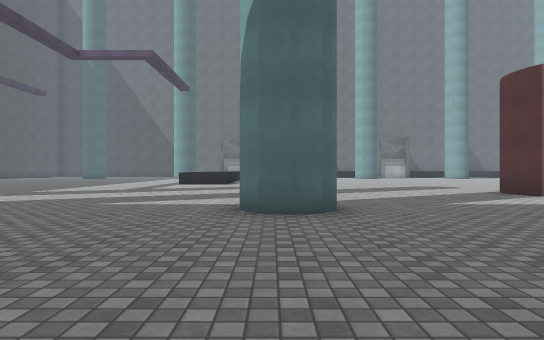
[1] (above)

22 first-person views from a walk through a Unity game level. The camera is 1.2 m above the floor, looks level and sees 75° across. The floor is counted in squares, 2 m on a side. Each view is taken from the middle of a square. On the plan, view 1 faces up. The plan holds only what a view shows up to about 10 squares ahead; the rest is blank. The place goes on beyond the plan. The player is left out. Some surface patterns are stand-ins.

[2]
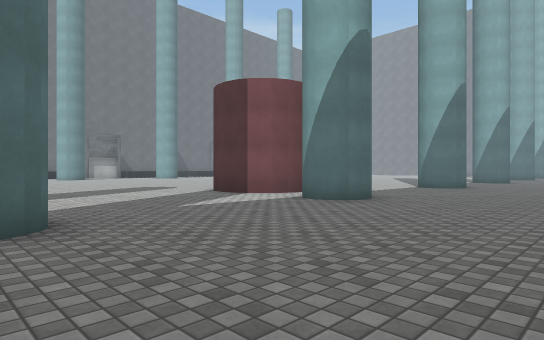

[3]
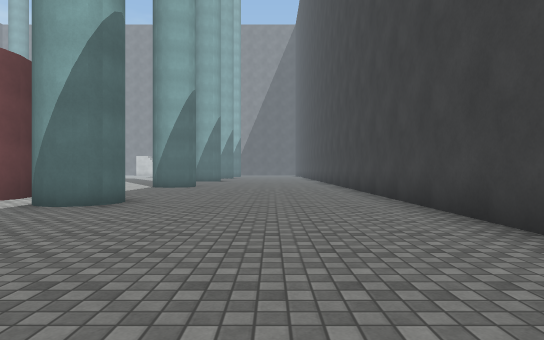

[4]
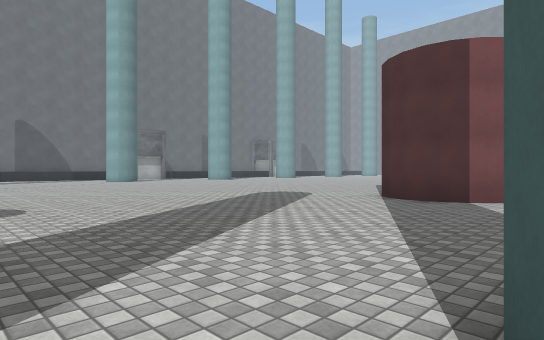

[5]
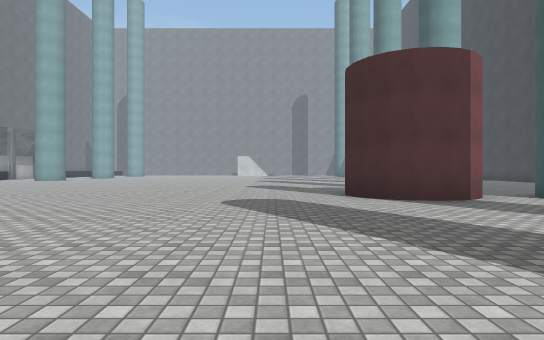

[6]
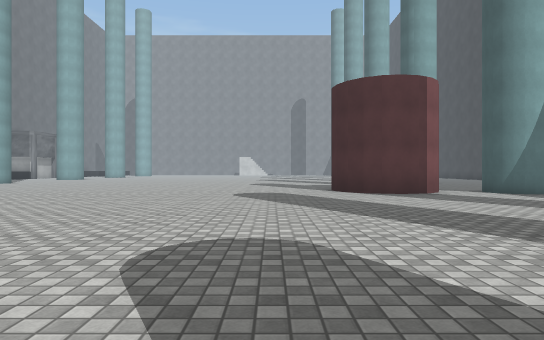

[7]
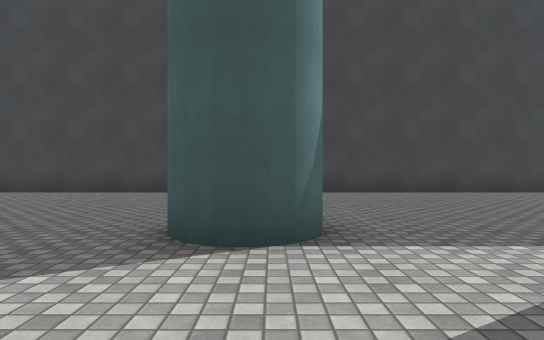

[8]
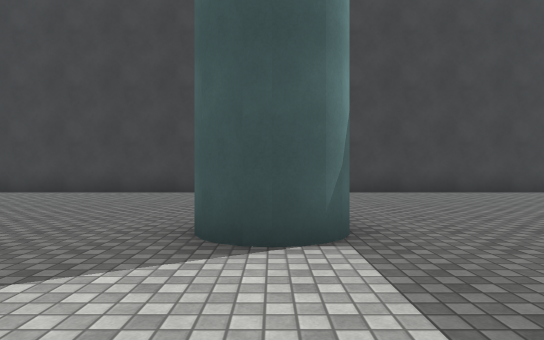

[9]
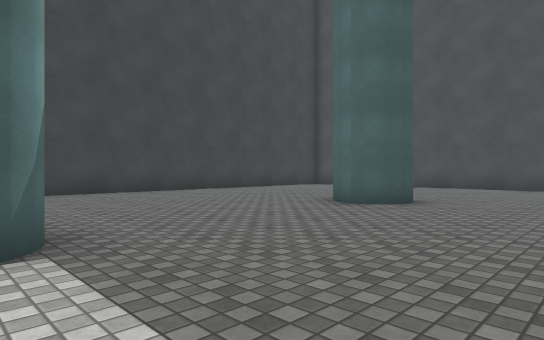

[10]
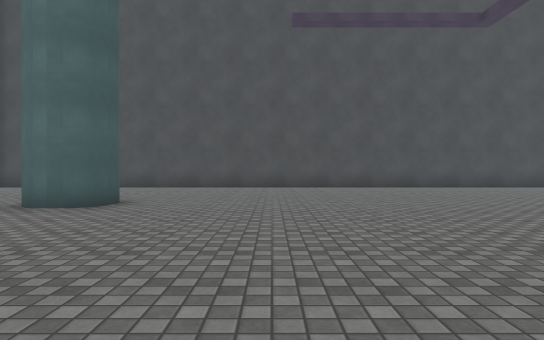

[11]
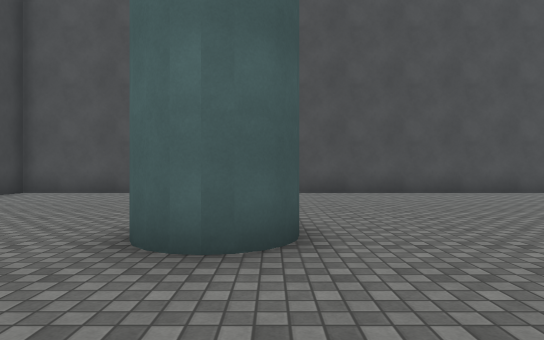

[12]
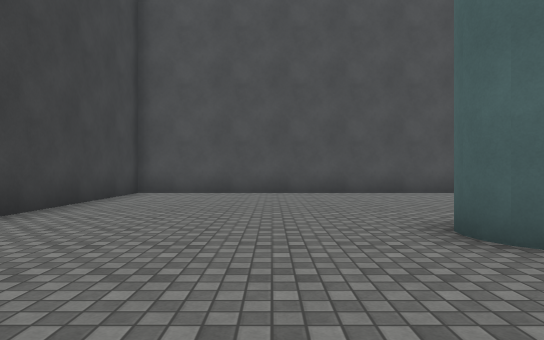

[13]
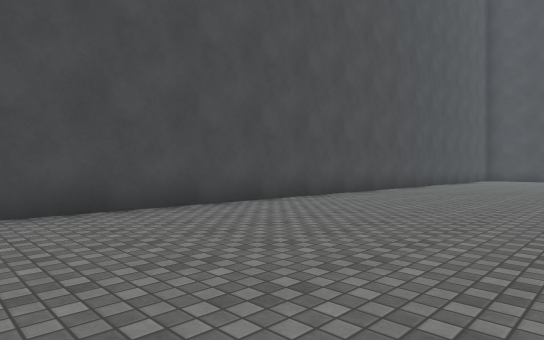

[14]
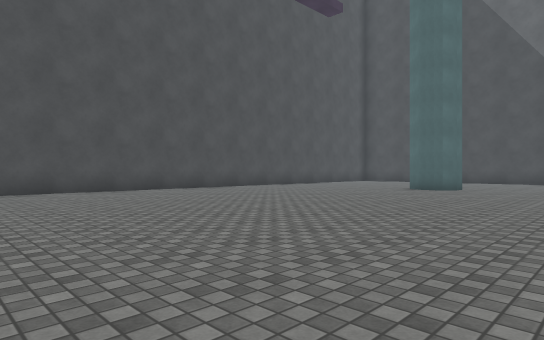

[15]
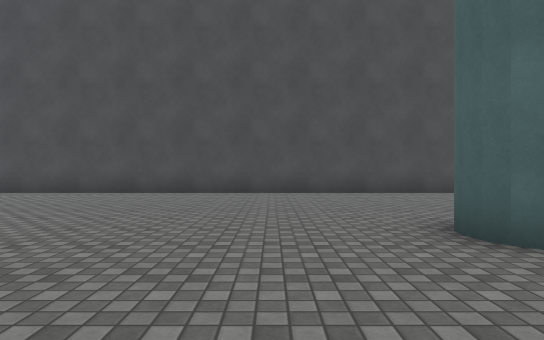

[16]
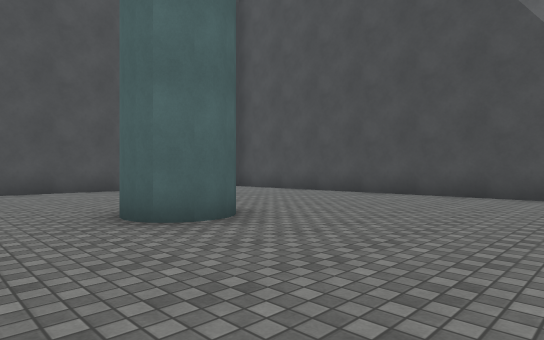

[17]
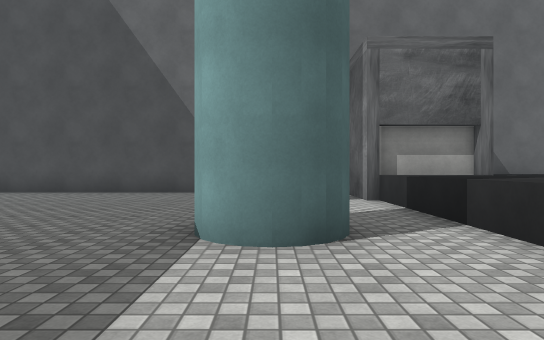

[18]
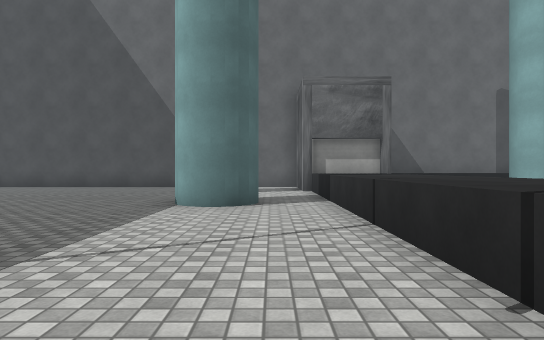

[19]
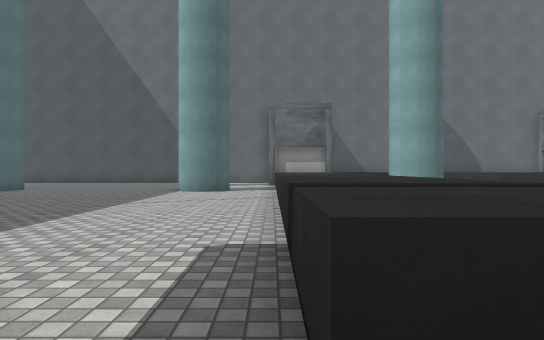

[20]
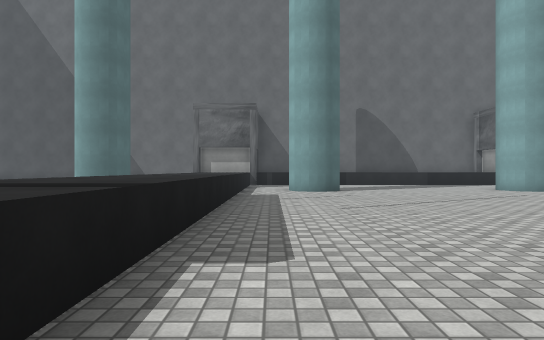

[21]
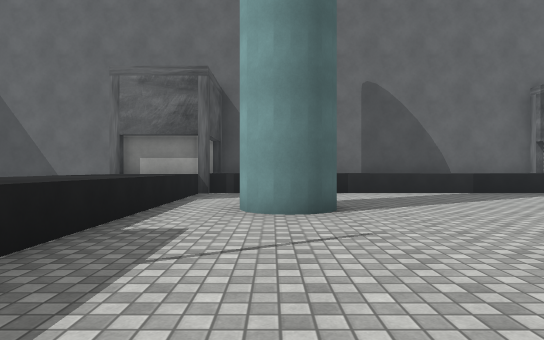

[22]
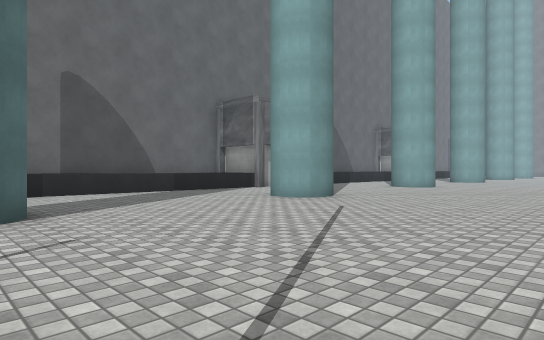

### Floor plan
Key: @ floor where view 1 was taken; # wall or solid block; . floor; ^ raised ledge.
Columns run from 19 left of view 1 to 10 right of it. Each row starts with its distance up from view 1.
 31      #######       ####
 30      .......   #
 29     ........   #  ^^ ^^^^^^
 28     ........  .^^#.  ......
 27 #    ........ .^^^. ......
 26 #...  ....... .^^^. ......
 25 #......#.....#.^^^.#.....#
 24 #.....##.....#.^^^.#.....##..
 23 #..............^^^............
 22 #..............^^^............
 21 #..............^^^............
 20 #..............^^^............
 19 #..............^^^...........
 18 #..............^^^....  .....
 17 #..............^^^...........
 16 #........... ..^^^...........
 15 #...........  .^^^...........
 14 #...........   .  ...........
 13 #...........     ............
 12 #..........     .............
 11 #...........     ............
 10 #.........................##.
  9 #........................###
  8 #........................###
  7 #...........................
  6 #......#.....#.....#.....##...
  5 #.....##..... .....#.....##...
  4 #............ ................
  3 #............ ................
  2 #...........  ................
  1 #........... .................
  0 #..................@..........
 -1 ##############################

Where each view was taken, in squares from view 1:
view 1: 0 up, 0 right, facing up
view 2: 1 up, 0 right, facing up-right
view 3: 2 up, 0 right, facing right
view 4: 6 up, 1 left, facing up-right
view 5: 12 up, 1 left, facing right
view 6: 12 up, 3 left, facing right
view 7: 9 up, 0 right, facing down
view 8: 9 up, 6 left, facing down
view 9: 9 up, 6 left, facing down-left
view 10: 9 up, 6 left, facing left
view 11: 6 up, 9 left, facing left
view 12: 3 up, 9 left, facing left
view 13: 9 up, 13 left, facing up-left
view 14: 13 up, 8 left, facing up-left
view 15: 22 up, 9 left, facing left
view 16: 22 up, 8 left, facing up-left
view 17: 21 up, 6 left, facing up
view 18: 18 up, 5 left, facing up
view 19: 14 up, 4 left, facing up
view 20: 14 up, 1 left, facing up
view 21: 19 up, 0 right, facing up
view 22: 19 up, 0 right, facing up-right
